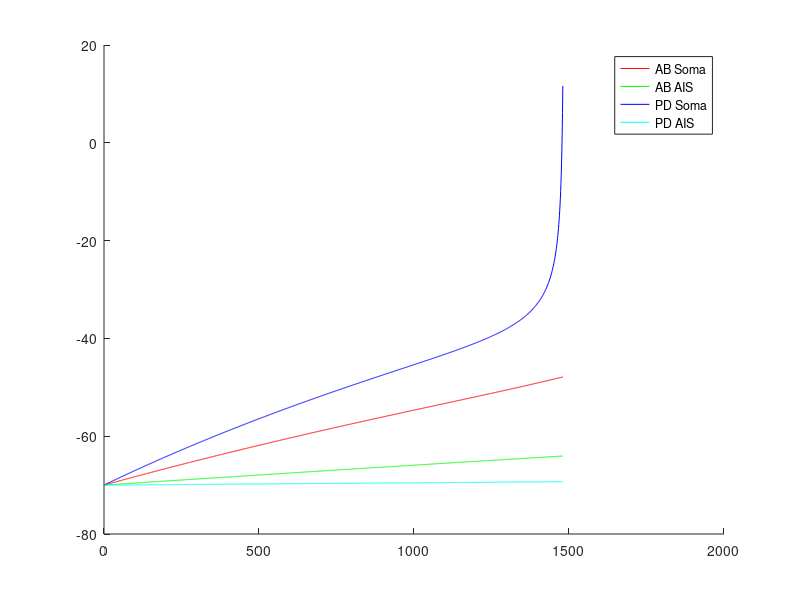

Reproduce this figure in MATLAB.
% This model is based on Soto-Trevino et all 2005 and adds Q10's.

% TODO
%   Add Q10s
%   Save history
%   Display history
%   Add RK4 integration
%   Check signs on all currents - IN PROGRESS

% Bugs
%   [Ca++] can go negative. 

function model()
    tic
    AB = 1; % Enumerate cell types.
    PD = 2;
    Soma = 1; % Enumerate compartments.
    AIS  = 2; % (Axon initial segment.)
    
    % Model parameters %
    dt                  = 0.05;     % [ms] Time step
    sim_length          = 0.074*1000; % [ms] Simulation length
    num_neurons         = 2;        % Number of neurons
    num_channels        = 10;       % Number of ion channel types.
    num_compartments    = 2;        % Number of compartments per neuron. Compartment 1 is soma. Compartment 2 is spike initiation zone.
%     g_gap               = 0.75;     % [uS] Conductance between the soma of the two neurons.
%     neurons(AB).g_axial = 0.3;      % [uS] Conductance between the two compartments of the AB neuron.
%     neurons(PD).g_axial = 1.05;     % [uS] Conductance between the two compartments of the PD neuron.

    % Testing with no connections between compartments.
    g_gap               = 0;     % [uS] Conductance between the soma of the two neurons.
    neurons(AB).g_axial = 0;     % [uS] Conductance between the two compartments of the AB neuron.
    neurons(PD).g_axial = 0;     % [uS] Conductance between the two compartments of the PD neuron.    
    
    neurons(AB).compartments(AIS).C  =  1.5; % [nF] Capacitance of each compartment.
    neurons(AB).compartments(Soma).C =  9.0; % [nF]
    neurons(PD).compartments(AIS).C  =  6.0; % [nF]
    neurons(PD).compartments(Soma).C = 12.0; % [nF]
    
    % Constants for Ca++ dynamics
    R = 8.31447215;  % [J/mol/K] Ideal gas constant
    T = 273.15 + 18; % [Kelvin]  Temperature
    z = +2;          % Charge of Ca++.
    F = 96485.3399;  % [C/mol] Faraday's constant
    Ca_out             = 13000; % [uM]
    Ca_steady_state    = 0.5;   % [uM]
    neurons(AB).tau_Ca = 303;   % [ms]
    neurons(PD).tau_Ca = 300;   % [ms]
    neurons(AB).F_Ca   = 0.418; % [uM/nA]
    neurons(PD).F_Ca   = 0.515; % [uM/nA]

    % Reversal potentials.
    E_Na   =  50; % [mV] 
    E_K    = -80;
    E_Ca   =   0; % (Placeholder. Nernst calculation later.)
    E_Nap  =  50;
    E_H    = -20;
    E_KCa  = -80;
    E_A    = -80;
    E_proc =   0;
    E_all = [E_Na E_K E_Ca E_Ca E_Nap E_H E_K E_KCa E_A E_proc]; % Store reversal potentials in vector which matches the channel vector. (Ca values are placeholders.)

    % Maximal conductances
    %      Channels are:
    %      (AIS)  NA   K     (soma) CaT   CaS nap   H      K       KCa     A      proc   
    g_max_all = [ 300  52.5         55.2  9   2.7   0.054  1890    6000    200    570; ... % AB % [uS] Conductance values for all (non-leak) channels.
                 1100  150          22.5  60  4.38  0.219  1576.8  251.85  39.42  0   ];   % PD

    % Leak conductances
    %              Soma  AIS
	g_leaks   = [  0.045 0.0018;   ... % AB % [uS] Leak conductances [AB-soma, AB-AIS; PD-soma PD-AIS] (Note: Compartment order different than for g_max_all.)
                   0.105 0.00081 ];    % PD
               
    
    
    % Starting conditions
    starting_voltage = -70; % [mV] 
    for neuron = 1:num_neurons
        for compartment = 1:num_compartments 
            neurons(neuron).compartments(compartment).voltage = starting_voltage; 
        end
        neurons(neuron).Ca = Ca_steady_state; % Ca++ concentration in soma. (Axon lacks Ca++ gated or permiable channels.)
        for channel = 1:num_channels
            neurons(neuron).channels(channel).m = 0; % Begin with all channels closed.
            neurons(neuron).channels(channel).h = 0;
        end
    end
        

    % History variables
    V_hist = zeros(num_neurons, num_compartments, ceil(sim_length/dt));
    time_step = 1;
    
    %%%%%%%%%%%%%%%%%
    %   Main Loop   %
    %%%%%%%%%%%%%%%%%
    for sim_time = dt:dt:sim_length

        disp('xxxxxxxxxxxxxxxxxxxxxxxxxxxxxxxxxxxxxxxxxxxxxxxxxxxxxxxxxxxxxxxxxxxxxxxxxxxxxxxxxxxxxxxxxxx')

        %%%%%%%%%%%%%%%%%%%%%%%%%%%%%%%%%%%%%%%%%%%%%%
        % Find channel activation and inactivations  %
        %%%%%%%%%%%%%%%%%%%%%%%%%%%%%%%%%%%%%%%%%%%%%%
        for neuron = 1:num_neurons
            Ca = neurons(neuron).Ca;
            for channel = 1:num_channels
                if channel <= 2, compartment = 2; else compartment = 1; end % First two channels are in axon initial segment.
                V = neurons(neuron).compartments(compartment).voltage; % [mV]
                [m h] = get_channel_state(neuron, channel, V, Ca, neurons(neuron).channels(channel).m, neurons(neuron).channels(channel).h, dt);
                neurons(neuron).channels(channel).m = m;
                neurons(neuron).channels(channel).h = h;
            end
        end
        
        %%%%%%%%%%%%%%%%%%%%%%%%%%%%%%%
        % Calculate channel currents  %
        %%%%%%%%%%%%%%%%%%%%%%%%%%%%%%%

        for neuron = 1:num_neurons
            % Find Ca reversal potential via Nernst equation.
            Ca_in = neurons(neuron).Ca;
            E_Ca = R*T/(z*F)*log(Ca_out/Ca_in);
            Ca_in
            Ca_out
            E_Ca
            E_all(3) = E_Ca; % Set reversal values for Ca++. 
            E_all(4) = E_Ca;
            
            for channel = 1:num_channels
                m = neurons(neuron).channels(channel).m;
                h = neurons(neuron).channels(channel).h;
                if (channel<=2), V = neurons(neuron).compartments(2).voltage; else V = neurons(neuron).compartments(1).voltage; end % Get voltage from correct compartment.
                g_max = g_max_all(neuron, channel); 
                switch channel % Lookup the channel activation and inactivation exponents.
                    case 1      % I_Na
                        a = 3; b = 1; 
                    case 2      % I_K (AIS)
                        a = 4; b = 0;
                    case 3      % I_CaT
                        a = 3; b = 1;
                    case 4      % I_CaS
                        a = 3; b = 0;
                    case 5      % I_nap
                        a = 3; b = 1;
                    case 6      % I_h
                        a = 1; b = 0;
                    case 7      % I_k (soma)
                        a = 4; b = 0;
                    case 8      % I_KCa
                        a = 4; b = 0;
                    case 9      % I_A
                        if (neuron == AB), a = 3; elseif (neuron == PD), a = 4; else STOP; end
                               b = 1;
                    case 10     % I_proc
                        a = 1; b = 0;
                end
                
                g_channel = g_max * m^a * h^b;
                if (g_channel < 0)
                    disp ('Negative conductance. Stopping.')
                    g_max
                    m
                    a
                    h
                    b
                    STOP
                end
                
                neurons(neuron).channels(channel).I = g_channel * (V - E_all(channel));
                if (neurons(neuron).channels(channel).I ~= abs(neurons(neuron).channels(channel).I) && neurons(neuron).channels(channel).I ~= -abs(neurons(neuron).channels(channel).I))
                    disp ('Current has complex component or is NaN. Stopping.')
                    neurons(neuron).channels(channel).I
                    neuron
                    channel
                    V
                    g_channel
                    E_all(channel)
                    STOP
                end
                if (g_channel ~= abs(g_channel) && -g_channel ~= abs(g_channel)) % Testing for imaginary component.
                    neuron
                    channel
                    V
                    g_channel
                    E_all(channel)
                    STOP
                end
            end
            for compartment = 1:2 % Calculate leak currents
                I_leak(neuron, compartment) = -g_leaks(neuron, compartment) * neurons(neuron).compartments(compartment).voltage;
                leak = I_leak(neuron, compartment);
                if (leak == Inf || leak == -Inf)
                    disp('+/- Inf leak current. Stopping.')
                    leak
                    STOP
                end
            end
            
        end
        
        %%%%%%%%%%%%%%%%%%%%%%%%%%%%%%%%%%%%%%%%
        % Find new voltage of each compartment %      
        %%%%%%%%%%%%%%%%%%%%%%%%%%%%%%%%%%%%%%%% 

        % Find coupling current
        dV_neurons = neurons(PD).compartments(Soma).voltage - neurons(AB).compartments(Soma).voltage;
        coupling_current =  dV_neurons * g_gap; % NOTE: *Positive* current if PD is at higher potential. (Current flows into cell AB.)
        
        % Find currents within each neuron
        for neuron = 1:num_neurons
            % Sum the currents for each compartment
            dV_axial = neurons(neuron).compartments(Soma).voltage - neurons(AIS).compartments(Soma).voltage; % NOTE: Positive for current flowing into AIS from soma.
            axial_current   = dV_axial * neurons(neuron).g_axial;
            AIS_current     = 0;
            somatic_current = 0;
            for channel = 1:2
                AIS_current     = AIS_current     + neurons(neuron).channels(channel).I
            end
            AIS_current = AIS_current + I_leak(neuron, AIS)

            for channel = 3:num_channels
                %channel
                %neurons(neuron).channels(channel).I
                somatic_current = somatic_current + neurons(neuron).channels(channel).I;
            end
            somatic_current = somatic_current + I_leak(neuron, Soma)
                        
            coupling_current_direction = ((neuron==1)*2 -1); % +1 for cell 1. -1 for cell 2.
            total_soma_current = somatic_current - axial_current + coupling_current*coupling_current_direction;  % FIX: Verify signs on currents. 
            total_AIS_current  = AIS_current     + axial_current;
            
            dV_soma = total_soma_current / neurons(neuron).compartments(Soma).C * dt;
            dV_axon = total_AIS_current  / neurons(neuron).compartments(AIS ).C * dt;
            
            neurons(neuron).compartments(Soma).voltage = neurons(neuron).compartments(Soma).voltage + dV_soma;
            neurons(neuron).compartments(AIS ).voltage = neurons(neuron).compartments(AIS ).voltage + dV_axon;
            
            V_hist(neuron, Soma, time_step) = neurons(neuron).compartments(Soma).voltage;
            V_hist(neuron, AIS,  time_step) = neurons(neuron).compartments(AIS ).voltage;
            
            soma_voltage = neurons(neuron).compartments(Soma).voltage
            AIS_voltage  = neurons(neuron).compartments(AIS ).voltage
            
            if (soma_voltage == Inf || AIS_voltage == Inf)
                disp ('Infinite voltage. Stopping.')
                STOP
            end
        end
        
        %%%%%%%%%%%%%%%%%%%%%
        % Calculate [Ca++]  %
        %%%%%%%%%%%%%%%%%%%%%

        for neuron = 1:num_neurons
            I_CaT = neurons(neuron).channels(3).I;
            I_CaS = neurons(neuron).channels(4).I;            
            I_Ca  = I_CaT + I_CaS; 
            Ca = neurons(neuron).Ca;
            F_Ca = neurons(neuron).F_Ca;
            tau_Ca = neurons(neuron).tau_Ca;
            integration = 'ExpEuler';
            switch integration
                
                case 'RK4'
                    k1 = ( -F_Ca * I_Ca -  Ca              + Ca_steady_state) / tau_Ca;
                    k2 = ( -F_Ca * I_Ca - (Ca + 0.5*dt*k1) + Ca_steady_state) / tau_Ca;
                    k3 = ( -F_Ca * I_Ca - (Ca + 0.5*dt*k2) + Ca_steady_state) / tau_Ca;
                    k4 = ( -F_Ca * I_Ca - (Ca +     dt*k3) + Ca_steady_state) / tau_Ca;
                    dCa = (1/6)*dt*(k1 + 2*k2 + 2*k3 + k4);
                    neurons(neuron).Ca = Ca + dCa;

                case 'ForwardEuler'
                    dCa = (-F_Ca * I_Ca - Ca + Ca_steady_state) / tau_Ca * dt;
                    neurons(neuron).Ca = neurons(neuron).Ca + dCa;
                
                case 'ExpEuler'
                    neurons(neuron).Ca = Ca_steady_state + (Ca - Ca_steady_state)*exp(-dt/tau_Ca);  %inf + (curr - inf)*exp(-dt/tau); 
                
            end
            if (neurons(neuron).Ca < 0)
                disp('Negative [Ca++] value. Stopping')
                Ca 
                dCa
                I_Ca

                F_Ca
                tau_Ca
                disp('.')
                STOP
            end
        end
        if sim_time/100 == floor(sim_time/100),
            sim_time
        end
        time_step = time_step+1
    end % End main loop
    toc
    
    
    figure
    hold on
        plot(squeeze(V_hist(AB,Soma,:)),'r')
        plot(squeeze(V_hist(AB,AIS, :)),'g')
        plot(squeeze(V_hist(PD,Soma,:)),'b')
        plot(squeeze(V_hist(PD,AIS, :)),'c')
        legend('AB Soma','AB AIS','PD Soma','PD AIS')
    hold off
    
end % End function


%%%%%%%%%%%%%%
% Functions  %
%%%%%%%%%%%%%%

function [m, h] = get_channel_state(neuron, channel, V, Ca, old_m, old_h, dt)
    if neuron == 1, neuron_type = 1; else neuron_type = 2; end

    switch channel
        case 1 % I_Na (Axon initial segment)
            m_inf = sigmoid(-1, 24.7, 5.29, V);
            h_inf = sigmoid(+1, 48.9, 5.18, V);
            tau_m = tau_sigmoid(1.32, -1.26, -1,  120, 25, V);
            tau_h = tau_sigmoid(0,     0.67, -1, 62.9, 10, V)  * tau_sigmoid(1.5, 1, +1, 34.9, 3.6, V);

        case 3 % I_CaT
            m_inf = sigmoid(-1, 25, 7.2, V);
            h_inf = sigmoid(+1, 36, 7  , V);
            tau_m = tau_sigmoid(55, -49.5, -1, 58, 17, V);
            switch neuron_type
                case 1
                    tau_h = tau_sigmoid(87.5,  -75, -1, 50, 16.9, V);
                case 2
                    tau_h = tau_sigmoid(350,  -300, -1, 50, 16.9, V);
                otherwise 
                    STOP
            end
            
        case 4 % I_CaS
            m_inf = sigmoid(-1, 22.5, 8.5, V);
            h_inf = 1;
            tau_m = tau_sigmoid(16, -13.1, -1, 25.1, 26.4, V);
            tau_h = 1;
            
        case 5 % I_NaP
            m_inf = sigmoid(-1, 26.8, 8.2, V);
            h_inf = sigmoid( 1, 48.5, 4.8, V);
            tau_m = tau_sigmoid(19.8, -10.7, -1, 26.5,  8.6,  V);
            tau_h = tau_sigmoid(666,  -379,  -1, 33.6,  11.7, V);
            
        case 6 % I_h
            m_inf = sigmoid( 1, 70, 6, V);
            h_inf = 1;
            tau_m = tau_sigmoid(272, +1499, -1, 42.2, 8.73, V);
            tau_h = 1;
            
        case {2, 7} % I_K {axon initial segment, soma}
            m_inf = sigmoid(-1, 14.2, 11.8, V);
            h_inf = 1;
            tau_m = tau_sigmoid( 7.2, -6.4, -1, 28.3, 19.2, V);
            tau_h = 1;
            
        case 8 % I_KCa
            switch neuron_type
                case 1
                    m_inf = Ca/(Ca + 30) * sigmoid(-1, 51, 4, V);
                case 2
                    m_inf = Ca/(Ca + 30) * sigmoid(-1, 51, 8, V);
                otherwise 
                    STOP
            end        
            h_inf = 1;
            tau_m = tau_sigmoid(90.3, -75.09, -1, 46, 22.7, V);
            tau_h = 1;
            
        case 9 % I_A 
            m_inf = sigmoid( -1, 27,   8.7,  V);
            h_inf = sigmoid( +1, 56.9, 4.9,  V);
            tau_m = tau_sigmoid( 11.6, -10.4, -1, 32.9, 15.2,  V);
            tau_h = tau_sigmoid( 38.6, -29.2, -1, 38.9, 26.5,  V);    
            
        case 10 % I_proc
            m_inf = sigmoid( -1, 12, 3.05,   V);
            h_inf = 1;
            tau_m = 0.5;
            tau_h = 1;
            
        otherwise
            STOP
    end
    % Integrate to find m and h at next time step.
    m = m_inf + (old_m - m_inf)*exp(-dt/tau_m);       %inf + (curr - inf)*exp(-dt/tau); 
    h = h_inf + (old_h - h_inf)*exp(-dt/tau_h);       %inf + (curr - inf)*exp(-dt/tau); 
    if (false)
        dm = (m_inf - old_m)/tau_m * dt;  % FIX: Forward Euler to expEuler.
        dh = (h_inf - old_h)/tau_h * dt;
        m = old_m + dm;
        h = old_h + dh;
    end
    if (m < 0 || m > 1 ), disp ('m out of range. Stopping.')
        m
        old_m
        m_inf
        tau_m
        STOP
    end
    if (h < 0 || h > 1 ), disp ('h out of range. Stopping.')
        h
        STOP
    end
    
end

% Sigmoid functions for calculating channel dynamics
function [answer] = sigmoid(a,b,c, V)
    answer = 1/(1+exp(a*(V+b)/c));
end

function[tau] = tau_sigmoid(a, b, c, d, e, V)
        tau = a + b/(1+exp(c*(V+d)/e));
end